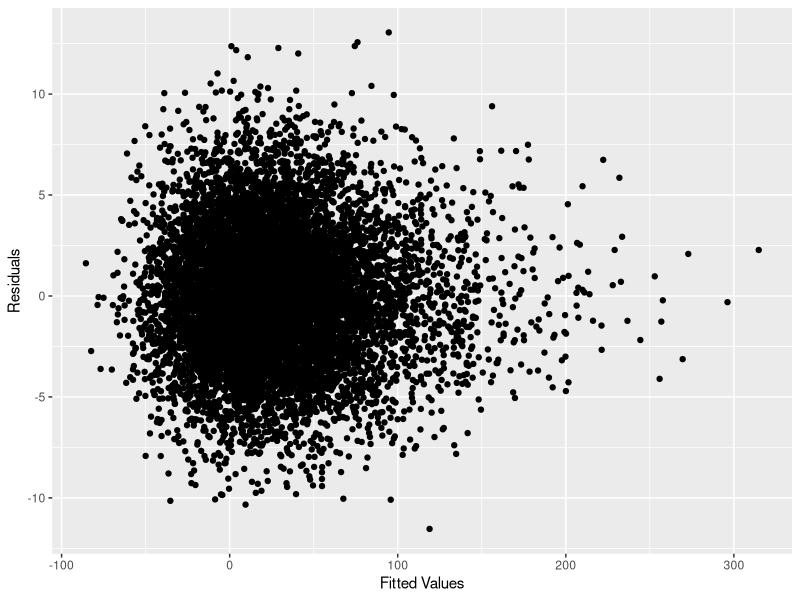
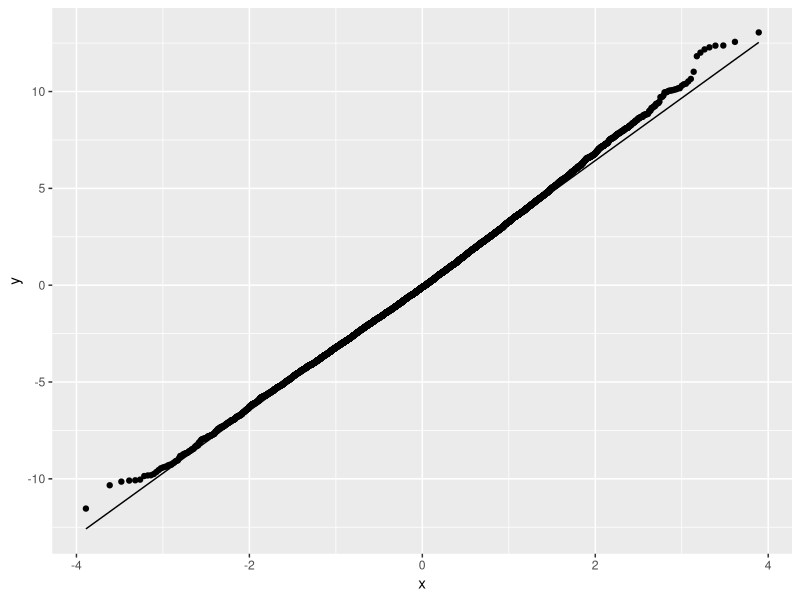
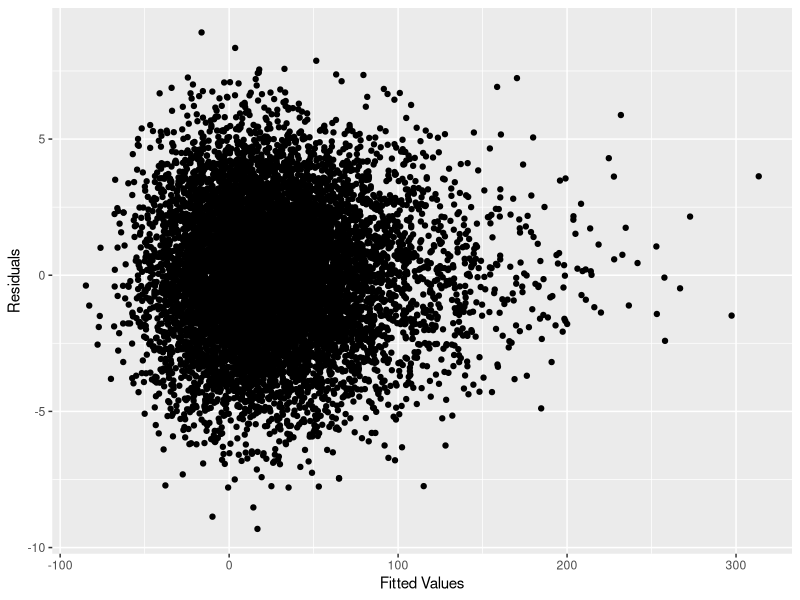
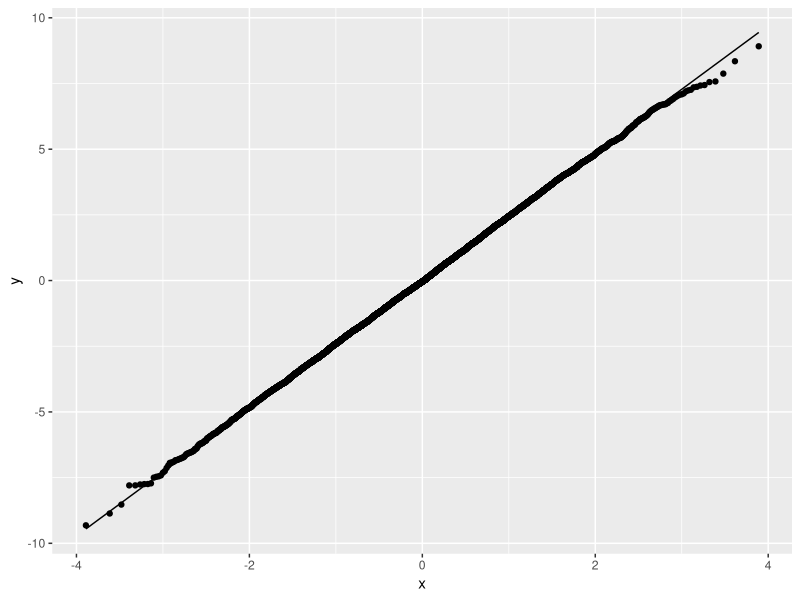
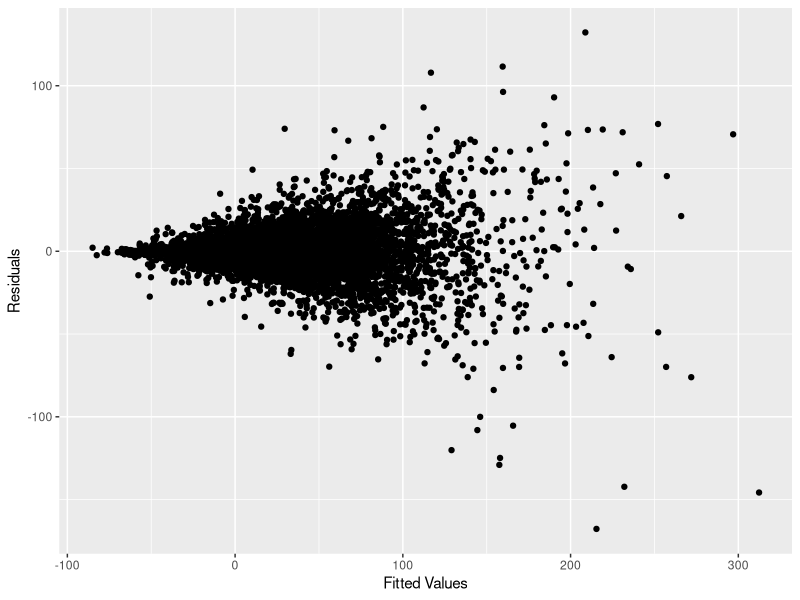
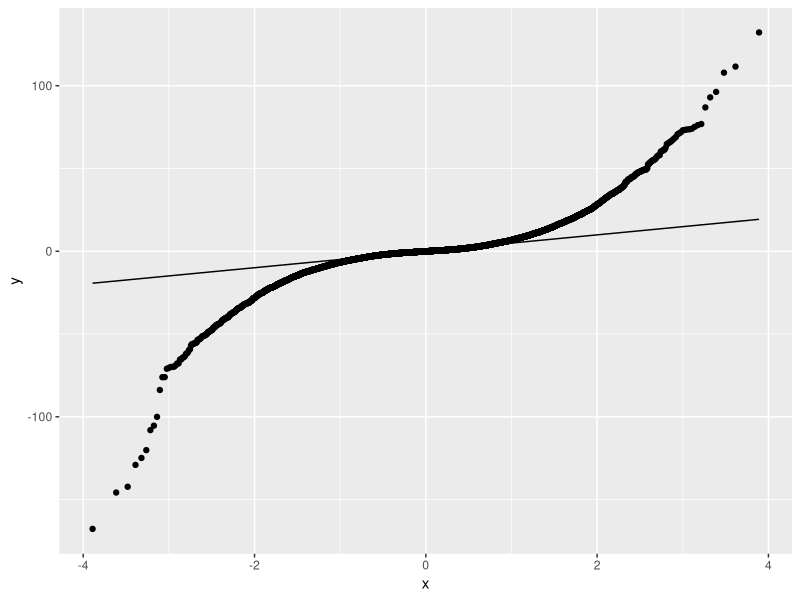
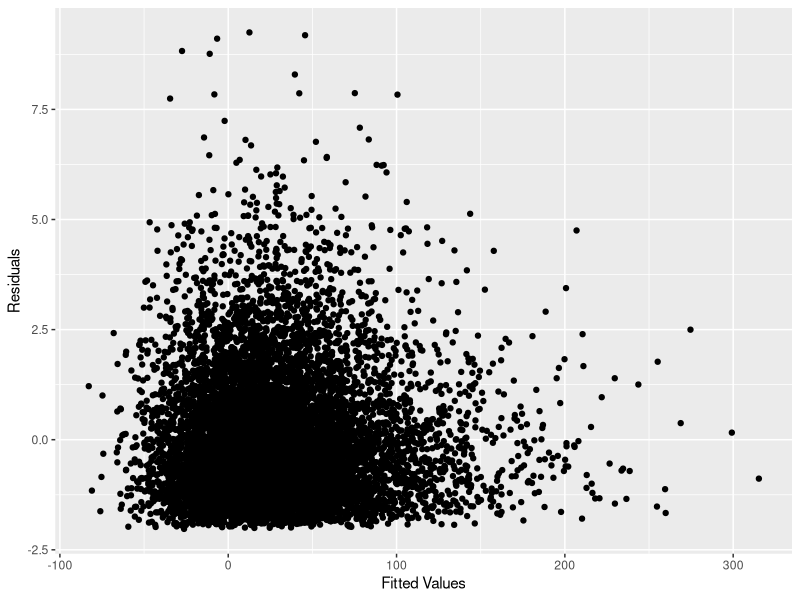
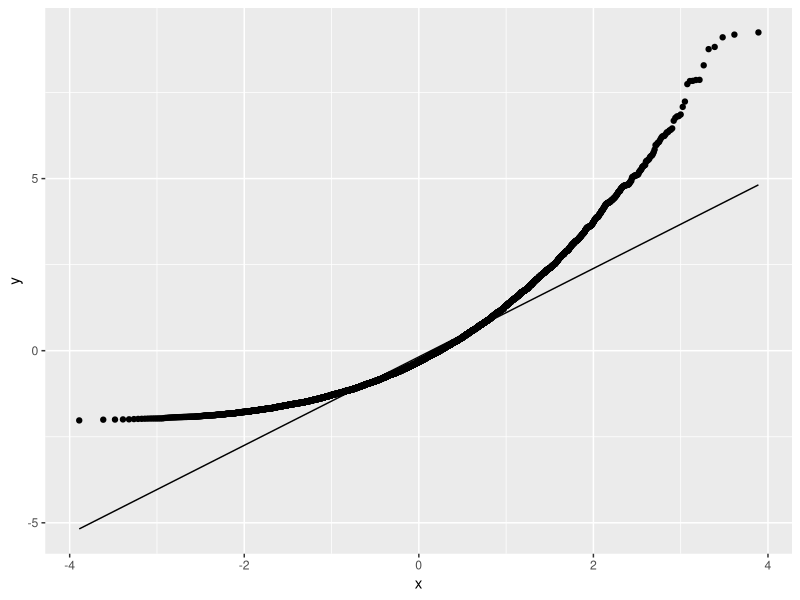

Source code (R) for these figures, in order:
## ---- chunk 1
knitr::opts_chunk$set(warning = FALSE)
knitr::opts_chunk$set(message = FALSE)
## ---- chunk 2
library(tidyverse)
## ---- chunk 3
set.seed(100)
n <- 10000

# True Regression Coefficients
beta_0 <- 3
beta_1 <- 2
beta_2 <- 7.33
beta_3 <- 5
beta_4 <- 1.25
beta_5 <- 0
sigma2 <- 6

# Predictor Variables
x0 <- rep(1, n)
x1 <- rexp(n, rate = 2)
x2 <- rgeom(n, prob = 0.2)
x3 <- rnorm(n, mean = -2, sd = 5)
x4 <- rpois(n, 3)
x5 <- rbinom(n, 20, 0.5)

pred_mat <- data.frame(x0, x1, x2, x3, x4, x5) %>% 
  as.matrix(ncol = 6)

# Error Terms
epsilon <- rnorm(n, sd = sqrt(sigma2))
epsilon2 <- rnorm(n, sd = (2*x2 + 1))
epsilon3 <- rgamma(n, 2, 1)

y <- beta_0 + 
  (beta_1 * x1) + 
  (beta_2 * x2) + 
  (beta_3 * x3) +
  (beta_4 * x4) + 
  (beta_5 * x5) +
  epsilon

y2 <- beta_0 +
  (beta_1 * x1) + 
  (beta_2 * x2) +
  (beta_3 * x3) +
  (beta_4 * x4) +
  (beta_5 * x5) + 
  epsilon2

y3 <- beta_0 +
  (beta_1 * x1) +
  (beta_2 * x2) +
  (beta_3 * x3) +
  (beta_4 * x4) +
  (beta_5 * x5) +
  epsilon3

df <- tibble(x1, x2, x3, x4, x5, y)
df2 <- tibble(x1, x2, x3, x4, x5, y2)
df3 <- tibble(x1, x2, x3, x4, x5, y3)
## ---- chunk 4
lm1 <- lm(y ~ x1 + x2 + x3, data = df)
## ---- chunk 5
summary(lm1)
## ---- chunk 6
ggplot() + 
  geom_point(aes(x = lm1$fitted.values, y = lm1$residuals)) +
  xlab("Fitted Values") +
  ylab("Residuals")
## ---- chunk 7
ggplot() +
  geom_qq(aes(sample = lm1$residuals)) +
  geom_qq_line(aes(sample = lm1$residuals))
## ---- chunk 8
lm2 <- lm(y ~ x1 + x2 + x3 + x4 + x5, data = df)
## ---- chunk 9
summary(lm2)
## ---- chunk 10
ggplot() +
  geom_point(aes(x = lm2$fitted.values, y = lm2$residuals)) +
  xlab("Fitted Values") +
  ylab("Residuals")
## ---- chunk 11
ggplot() +
  geom_qq(aes(sample = lm2$residuals)) +
  geom_qq_line(aes(sample = lm2$residuals))
## ---- chunk 12
sigma2 * solve(t(pred_mat) %*% pred_mat)
## ---- chunk 13
lm3 <- lm(y2 ~ x1 + x2 + x3 + x4, data = df2)
## ---- chunk 14
summary(lm3)
## ---- chunk 15
ggplot() +
  geom_point(aes(x = lm3$fitted.values, y = lm3$residuals)) +
  xlab("Fitted Values") +
  ylab("Residuals")
## ---- chunk 16
ggplot() +
  geom_qq(aes(sample = lm3$residuals)) +
  geom_qq_line(aes(sample = lm3$residuals))
## ---- chunk 17
lm4 <- lm(y3 ~ x1 + x2 + x3 + x4, data = df3)
## ---- chunk 18
summary(lm4)
## ---- chunk 19
ggplot() +
  geom_point(aes(x = lm4$fitted.values, y = lm4$residuals)) +
  xlab("Fitted Values") +
  ylab("Residuals")
## ---- chunk 20
ggplot() +
  geom_qq(aes(sample = lm4$residuals)) +
  geom_qq_line(aes(sample = lm4$residuals))
